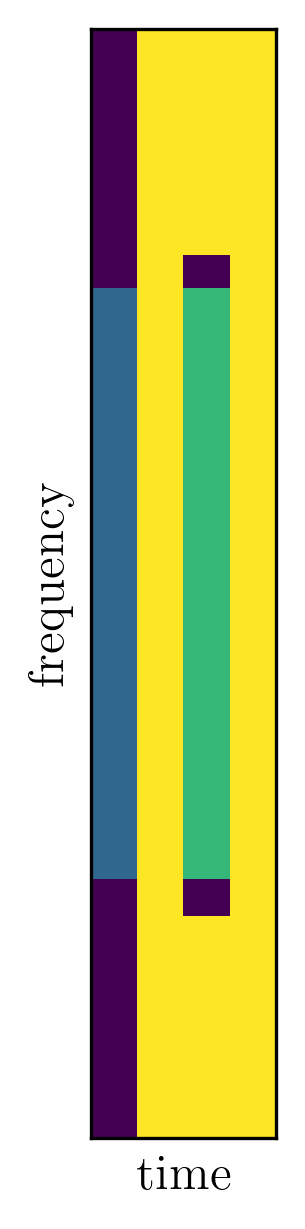

Here is the Python script that generated this plot:
import numpy as np
import matplotlib.pyplot as plt

plt.rcParams['font.family'] = "Sans"
plt.rcParams['font.size'] = 12
plt.rcParams['savefig.dpi'] = 300
plt.rcParams['text.usetex'] = True

subc_num = 12 * 20
sym_num = 4
p = np.zeros((subc_num, sym_num))
p[56:184, 0] = 1
p[56:184, 2] = 2
p[:, 1::2] = 3
p[:49, 2] = 3
p[-48:, 2] = 3
fig, ax = plt.subplots()
ax.imshow(p, aspect=0.1)
ax.set_xticks([])
ax.set_yticks([])
ax.set_xlabel(r'time')
ax.set_ylabel(r'frequency')
fig.savefig('nr_ssb.png', bbox_inches='tight')
